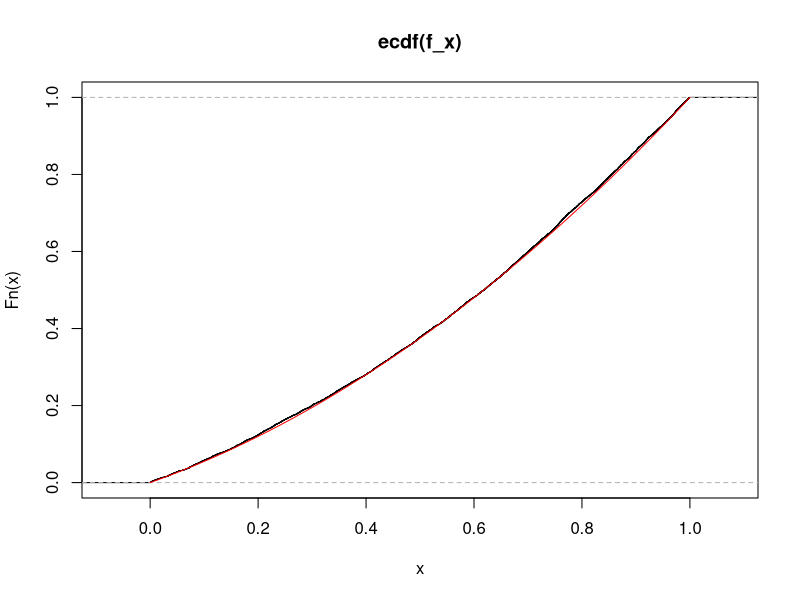
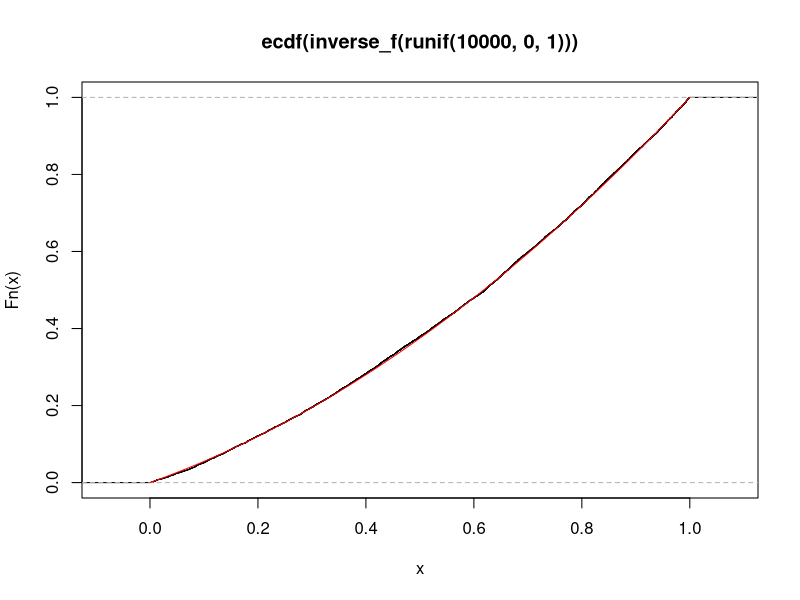
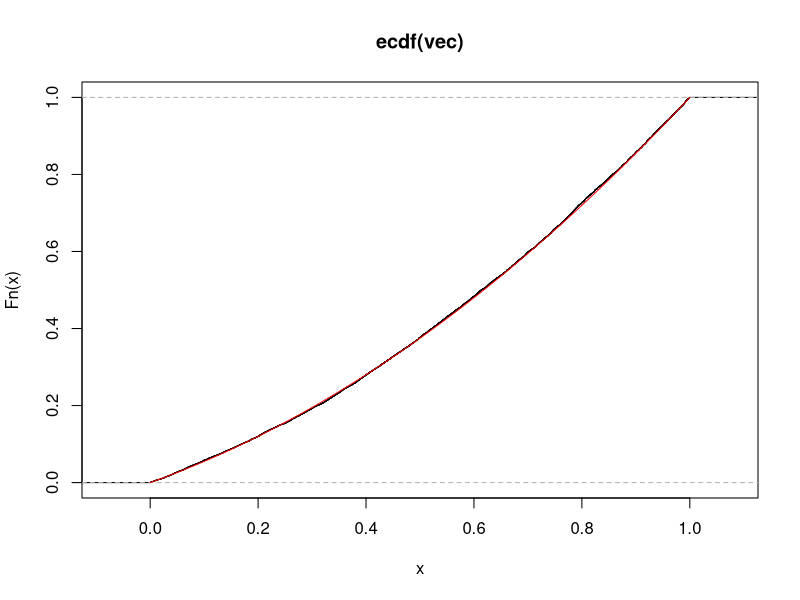
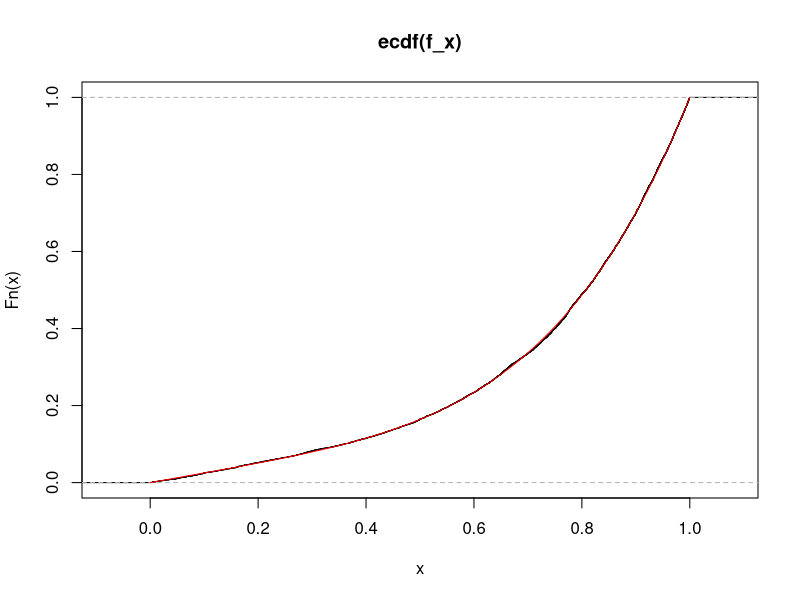
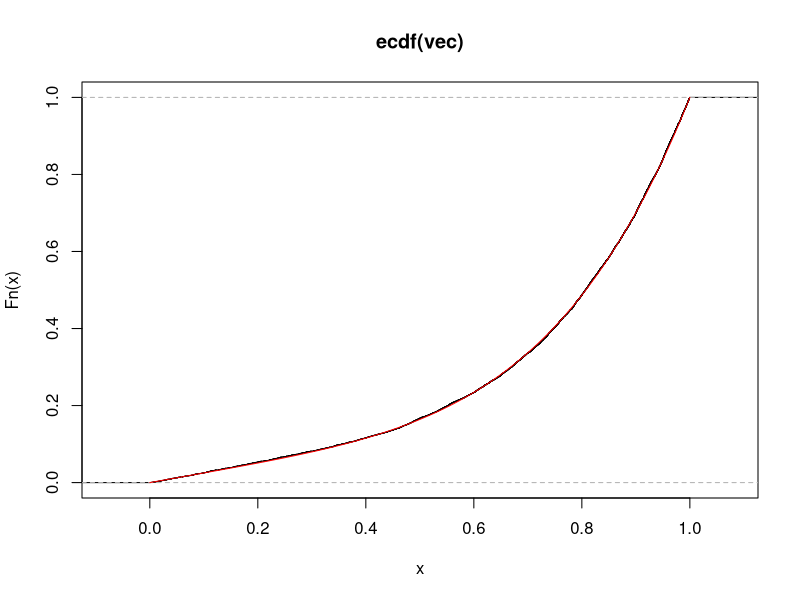
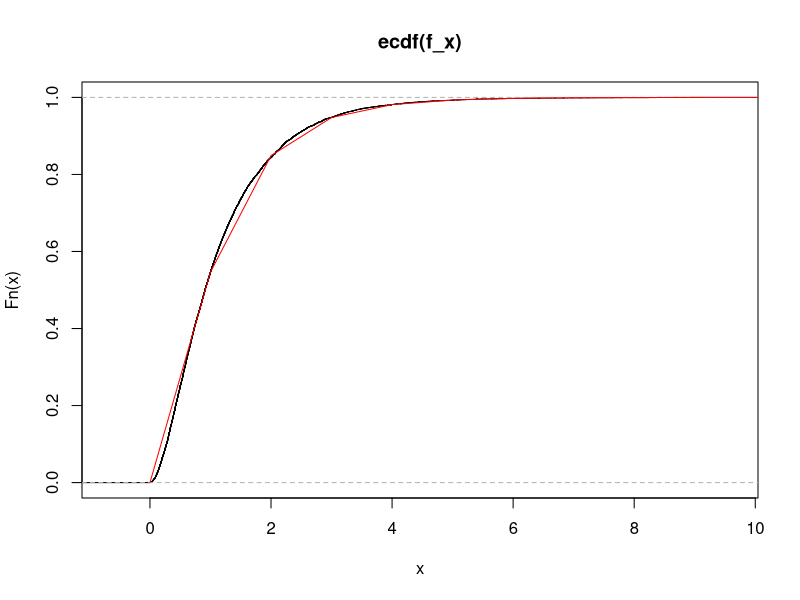
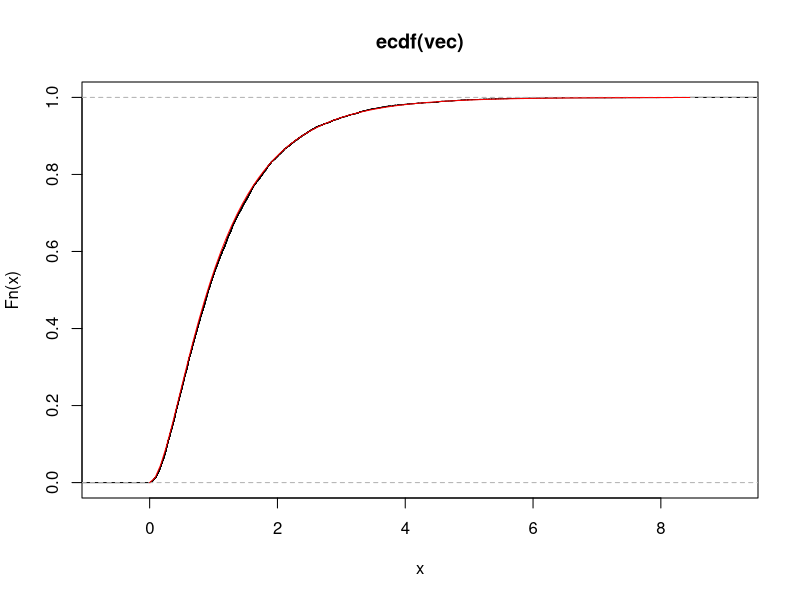

Write R code to recreate these figures, in order.
#1
#Acceptance-Rejection (pdf)
Fx<-function(x){
  return (0.5*(x+x^2))
}
fx<-function(x){
  return (x+0.5)
}
range_f <- seq(0,1,by=0.01)

fy<-function(x){
  return((2/3)*(1+x))
}
inverse_G <- function(y){ #cdf
  return ((3*(y+1/3))^0.5-1)
}
c <-max(fx(range_f)/fy(range_f))

c
f_x <-rep(0,10000)

i = 1
repeat{
  x<-inverse_G(runif(1,0,1))
  if(runif(1,0,1)<=fx(x)/(c*fy(x))){
    f_x[i] = x
    i = i+1
    }
  if(i == 10001){break}
}
plot(ecdf(f_x)) #generated cdf one
lines(seq(0,1,length.out = 100),Fx(seq(0,1,length.out = 100)),col="red") #given cdf one

#Inverse version(know cdf then generate distribution)
Fx<-function(x){
  return (0.5*(x+x^2))
}
range_f <- seq(0,1,by=0.01)
inverse_f<-function(y){
  return((2*(y+0.125))^0.5-0.5)
}
plot(ecdf(inverse_f(runif(10000,0,1)))) #自己生的
lines(seq(0,1,length.out = 100),Fx(seq(0,1,length.out = 100)),col="red") #原本的

#Composition Version 
g1<- function(x){
  return(1)
}
g2 <- function(x){
  return(2*x)
}
G2<-function(x){
  return (x^2)
}
inverse_G2<-function(y){
  return(sqrt(y))
}

U1<-runif(10000,0,1)
vec = numeric(10000)
for(i in 1:10000){
  if(0<=U1[i] &&U1[i]<0.5){
    vec[i] = runif(1,0,1)
  }else{
    vec[i] = inverse_G2(runif(1,0,1))
  }
}
plot(ecdf(vec)) #自己生的
lines(seq(0,1,length.out = 100),Fx(seq(0,1,length.out = 100)),col="red") #原本的

#3
#Acceptance-rejection
fx<-function(x){
  return (0.25+2*x^3+1.25*x^4)
}
range_f <- seq(0,1,by=0.01)

fy<-function(x){
  return(5/31*(x+1)^4)
}

c <-max(fx(range_f)/fy(range_f))
c
inverse_G <- function(y){ #cdf
  return ((31*(y+1/31))^(1/5)-1)
}
f_x <-rep(0,10000)

i = 1
repeat{
  x<-inverse_G(runif(1,0,1))
  if(runif(1,0,1)<=fx(x)/(c*fy(x))){
    f_x[i] = x
    i = i+1
  }
  if(i == 10001){break}
}


Fx<-function(x){
  return (0.25*x+0.5*x^4+0.25*x^5)
}
plot(ecdf(f_x)) #generated cdf one
lines(seq(0,1,length.out = 100),Fx(seq(0,1,length.out = 100)),col="red") #given cdf one

#3 Composition Method
g1<- function(x){
  return(1)
}
g2 <- function(x){
  return(4*x^3)
}
g3 <- function(x){
  return(5*x^4)
}
G2<-function(x){
  return (x^4)
}
G3<-function(x){
  return (x^5)
}
inverse_G2<-function(y){
  return(y^(0.25))
}
inverse_G3<-function(y){
  return(y^(0.2))
}
U1<-runif(10000,0,1)
vec = numeric(10000)
for(i in 1:10000){
  if(0<=U1[i] &&U1[i]<0.25){
    vec[i] = runif(1,0,1)
  }else if(0.25<=U1[i] &&U1[i]<0.75){
    vec[i] = inverse_G2(runif(1,0,1))
  }else{
    vec[i] = inverse_G3(runif(1,0,1))
  }
}
plot(ecdf(vec)) #自己生的
lines(seq(0,1,length.out = 100),Fx(seq(0,1,length.out = 100)),col="red") #原本的

#2
#Acceptance-rejection
Fx<-function(x){
  return (1-exp(-x)-exp(-2*x)+exp(-3*x))
}
fx<-function(x){
  return (exp(-x)+2*exp(-2*x)-3*exp(-3*x))
}
range_f <- seq(0,1,by=0.01)

fy<-function(x){
  return(exp(-x))
}
inverse_G <- function(y){ #cdf
  return (-log(y))
}
c <-max(fx(range_f)/fy(range_f))
c

f_x <-rep(0,10000)

i = 1
repeat{
  x<-inverse_G(runif(1,0,1))
  if(runif(1,0,1)<=fx(x)/(c*fy(x))){
    f_x[i] = x
    i = i+1
  }
  if(i == 10001){break}
}

plot(ecdf(f_x)) #generated cdf one
lines(seq(0,,length.out = 100),Fx(seq(0,,length.out = 100)),col="red") #given cdf one

#2 inverse method
Fx<-function(x){
  return (1-exp(-x)-exp(-2*x)+exp(-3*x))
}
f <- function(x,a){
  return (1-exp(-x)-exp(-2*x)+exp(-3*x)-a)
}

U1<-runif(10000,0,1)
vec = numeric(10000)
for(i in 1:10000){
  root<-uniroot(f,interval = c(0,100),a = U1[i])$root
  vec[i]<-root
}
plot(ecdf(vec)) 
lines(seq(0,max(vec),length.out = 100),Fx(seq(0,max(vec),length.out = 100)),col="red")

